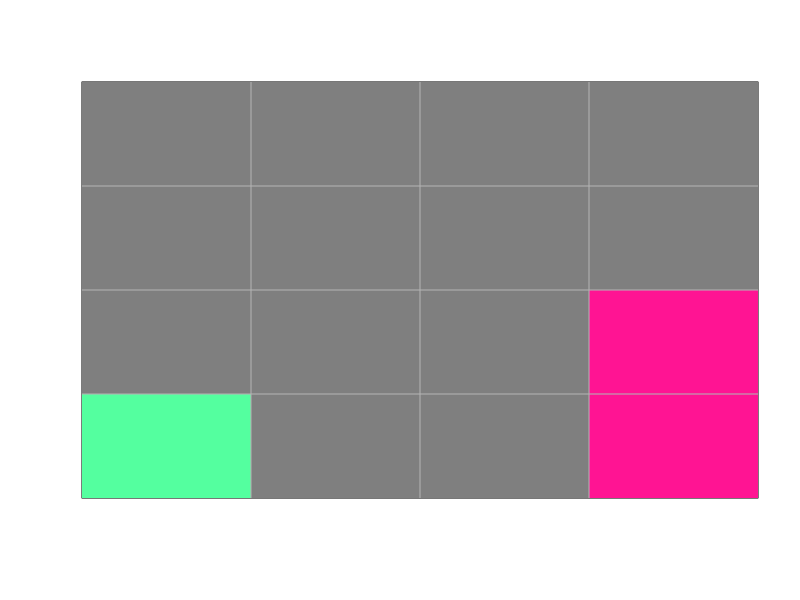
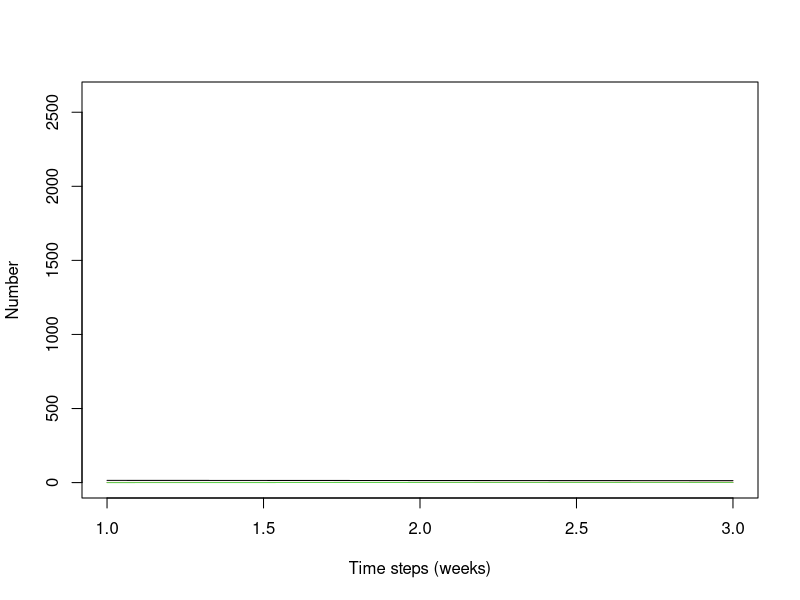

Generate these figures, in order, with R:
## ---- chunk 1
knitr::opts_chunk$set(echo = TRUE)
## ---- chunk 2
organos <- rep(c("corazon", "cerebro","huesos","estomago"), times = c(5,5,5,5))
virus <- rep(c("rojo", "azul","amarillo","verde"), times = c(4,4,4,4))
medicina <- rep(c("inyeccion", "pildora","bandita","jarabe"), times = c(4,4,4,4))
tratamientos <- rep(c("contagio", "ladron","transplante","guante","error"), times = c(2,3,3,1,1))

## ---- chunk 3
maso <- c(organos, virus, medicina, tratamientos)
## ---- chunk 4
player1 <- as.matrix(sample(maso,3, replace = FALSE))

carta1 <- player1[1,1]
carta2 <- player1[2,1]
carta3 <- player1[3,1]
## ---- chunk 5
prob1 <- function(){
if(carta1 == "corazon"){
  prob_corazon <- 4/62
  prob_corazon <- as.numeric(prob_corazon)
}else{
  prob_corazon <- 5/62
  prob_corazon <- as.numeric(prob_corazon)
} 
  return (print(paste(prob_corazon)))
}

prob1()

prob2 <- function(){
  if(carta2 == "corazon"){
    prob_corazon <- 4/62
    prob_corazon <- as.numeric(prob_corazon)
  }else{
    prob_corazon <- 5/62
    prob_corazon <- as.numeric(prob_corazon)
  } 
  return (print(paste(prob_corazon)))
}

prob2()

prob3 <- function(){
  if(carta3 == "corazon"){
    prob_corazon <- 4/62
    prob_corazon <- as.numeric(prob_corazon)
  }else{
    prob_corazon <- 5/62
    prob_corazon <- as.numeric(prob_corazon)
  } 
  return (print(paste(prob_corazon)))
}

prob3()

## ---- chunk 6
library("deSolve")
corazon <- function(tiempo, condiciones_iniciales, pars) {
  with(as.list(c(state, parameters)), { 
    dC <- -beta*C + gama*C
    list(c(dC))
  })
}

## ---- chunk 7
pars <- c(beta = 4, gama = 2 )  
condiciones_iniciales <- c(S = 1)
tiempo <- seq(0, 20, by = 0.001)

## ---- chunk 8
rm(list=ls())
q=0.5 # Probability for recovery
n=4 # Size of matrix 50 x 50
mat=matrix(ncol=n,nrow=n,0) # Create matrix with zeros (Healthy individuals)

mat[1,1]=1 # Place an infected individual at pos (25,15)
image(mat,col=c("grey50","deeppink","seagreen1"),yaxt="n",xaxt="n",zlim=c(0,2)) # Plot image
grid(nx=n,ny=n,col="grey70",lty=1)

temp=mat
t=3 # Number of time steps
n_helalthy=rep(0,t) # Vector to count healthy at each time step
n_infected=rep(0,t) # Vector to count infected at each time step
n_resistant=rep(0,t) # Vector to count resistant at each time step

for (k in 1:t){ # Repeat t times
  kH=0 # Initialize counter for healthy
  kI=0 # Initialize counter for infected
  kR=0 # Initialize counter for resistant
  # Step through each element in the matrix
  for (i in 1:n){
    for (j in 1:n){
      if (mat[i,j]==0) { kH=kH+1} # Count healthy
      if (mat[i,j]==1) { kI=kI+1} # Count infected
      if (mat[i,j]==2) { kR=kR+1} # Count resistant
      R=0 # Initialize counter for number of infected neighbors
      
      if (mat[i,j]==0){ # If healthy individual
        E=i+1
        W=i-1
        N=j-1
        S=j+1
        # Check if outside the matrix
        if (E==n+1) { E=1}
        if (W==0) { W=n}
        if (N==0) { N=n}
        if (S==n+1) { S=1}
        # Count number of infected neighbors
        if(mat[E,j]==1){R=R+1} # East
        if(mat[W,j]==1){R=R+1} # West
        if(mat[i,N]==1){R=R+1} # North
        if(mat[i,S]==1){R=R+1} # South
        if(mat[E,N]==1){R=R+1} # North East
        if(mat[E,S]==1){R=R+1} # South East
        if(mat[W,N]==1){R=R+1} # North West
        if(mat[W,S]==1){R=R+1} # South West
      }
      a=-1.5
      b=0.6
      Pinfect=(1/(1+exp(-(a+b*R)))) # Calc probability for healthy to become infected
      g=runif(1) # Draw a random number between 0 and 1
      if (g<Pinfect & mat[i,j]==0 & R>0){
        temp[i,j]=1 # Healthy becomes infected
      }
      if (mat[i,j]==1){ # If infected individual
        g=runif(1) # Draw a random number between 0 and 1
        if (g<q){
          temp[i,j]=2 # Infected becomes Resistant
        }
      }
    }
  }
  
  image(mat,col=c("grey50","deeppink","seagreen1"),add=TRUE,zlim=c(0,2)) # Plot image
  grid(nx=n,ny=n,col="grey70",lty=1)
  Sys.sleep(0.1) # To see movement on screen we need to pause the loop
  mat=temp # Overwrite matrix
  # Save number of healthy, infected and resistant at each time step
  n_helalthy[k]=kH
  n_infected[k]=kI
  n_resistant[k]=kR
}

graphics.off()
plot(1:k,n_helalthy,type="l",ylab="Number",xlab="Time steps (weeks)",col=1,ylim=c(0,2600))
lines(1:k,n_infected,col=2)
lines(1:k,n_resistant,col=3)
legend(x=52,y=1599,c("Susceptible","Infected","Recovered"),lty=1,col=1:3)
